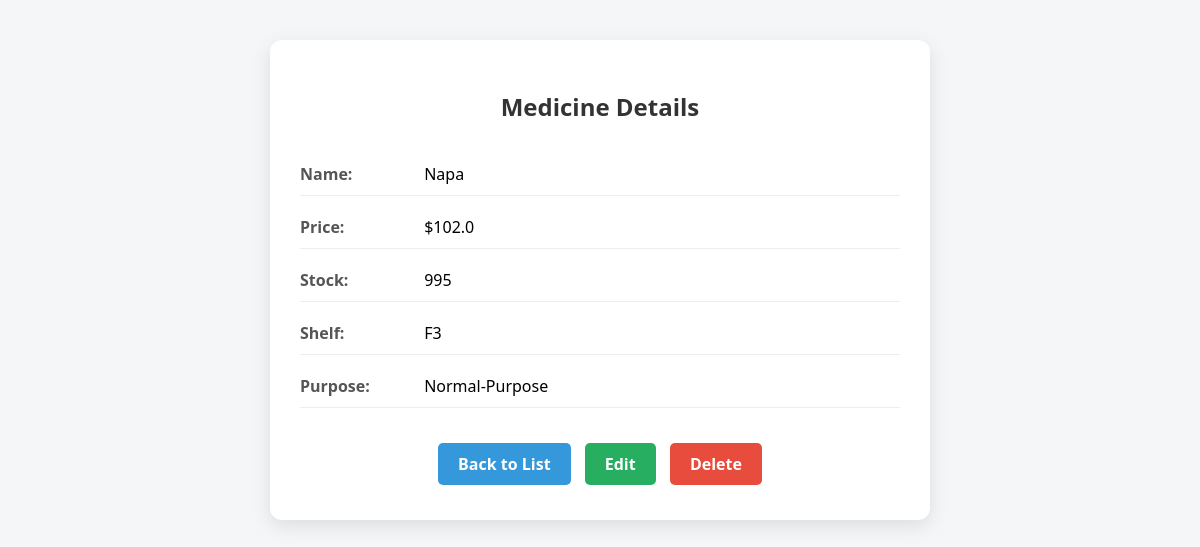
The page /medicine/3/ on the database its author committed.
### customer/models.py (models this page shows, shortened)
class Medicine(models.Model):
    name = models.CharField(max_length=100, unique=True)
    price = models.FloatField(max_length=100, default=10)
    stock = models.IntegerField()
    shelf = models.CharField(max_length=10)
    purpose = models.CharField(max_length=100, null=True, blank=True)

### customer/views.py (the view)
# urls.py: path('medicine/<int:pk>/', MedicineDetailView.as_view(), name='medicine-detail'),
class MedicineDetailView(DetailView):
    model = Medicine
    template_name = 'medicine/medicine_detail.html'

### customer/templates/medicine/medicine_detail.html (shortened to what this page needs)
<!DOCTYPE html>
<html lang="en">
<head>
</head>
<body>
<div class="container">
    <h2>Medicine Details</h2>
    <div class="info"><strong>Name:</strong> {{ medicine.name }}</div>
    <div class="info"><strong>Price:</strong> ${{ medicine.price }}</div>
    <div class="info"><strong>Stock:</strong> {{ medicine.stock }}</div>
    <div class="info"><strong>Shelf:</strong> {{ medicine.shelf }}</div>
    <div class="info"><strong>Purpose:</strong> {{ medicine.purpose|default:"Not specified" }}</div>
    <div class="buttons">
        <a href="{% url 'medicine-list' %}" class="back">Back to List</a>
        <a href="{% url 'medicine-edit' medicine.pk %}" class="edit">Edit</a>
        <a href="{% url 'medicine-delete' medicine.pk %}" class="delete">Delete</a>
    </div>
</div>
</body>
</html>

### customer/templates/medicine/medicine_detail.html (style rules this page uses)
body { font-family: 'Segoe UI', sans-serif; background-color: #f4f6f8; margin: 0; padding: 40px; }
.container { max-width: 600px; margin: auto; background-color: #ffffff; padding: 30px; border-radius: 12px; box-shadow: 0 6px 20px rgba(0, 0, 0, 0.1); }
h2 { text-align: center; color: #333; margin-bottom: 30px; }
.info { font-size: 16px; margin-bottom: 10px; padding: 10px 0; border-bottom: 1px solid #eee; }
.info strong { display: inline-block; width: 120px; color: #555; }
.buttons { text-align: center; margin-top: 30px; }
.buttons a { display: inline-block; margin: 5px; padding: 10px 20px; text-decoration: none; border-radius: 5px; color: white; font-weight: bold; }
.back { background-color: #3498db; }
.edit { background-color: #27ae60; }
.delete { background-color: #e74c3c; }

### rows shown on the page
Medicine: name "Napa", price "102.0", stock "995", shelf "F3", purpose "Normal-Purpose"
